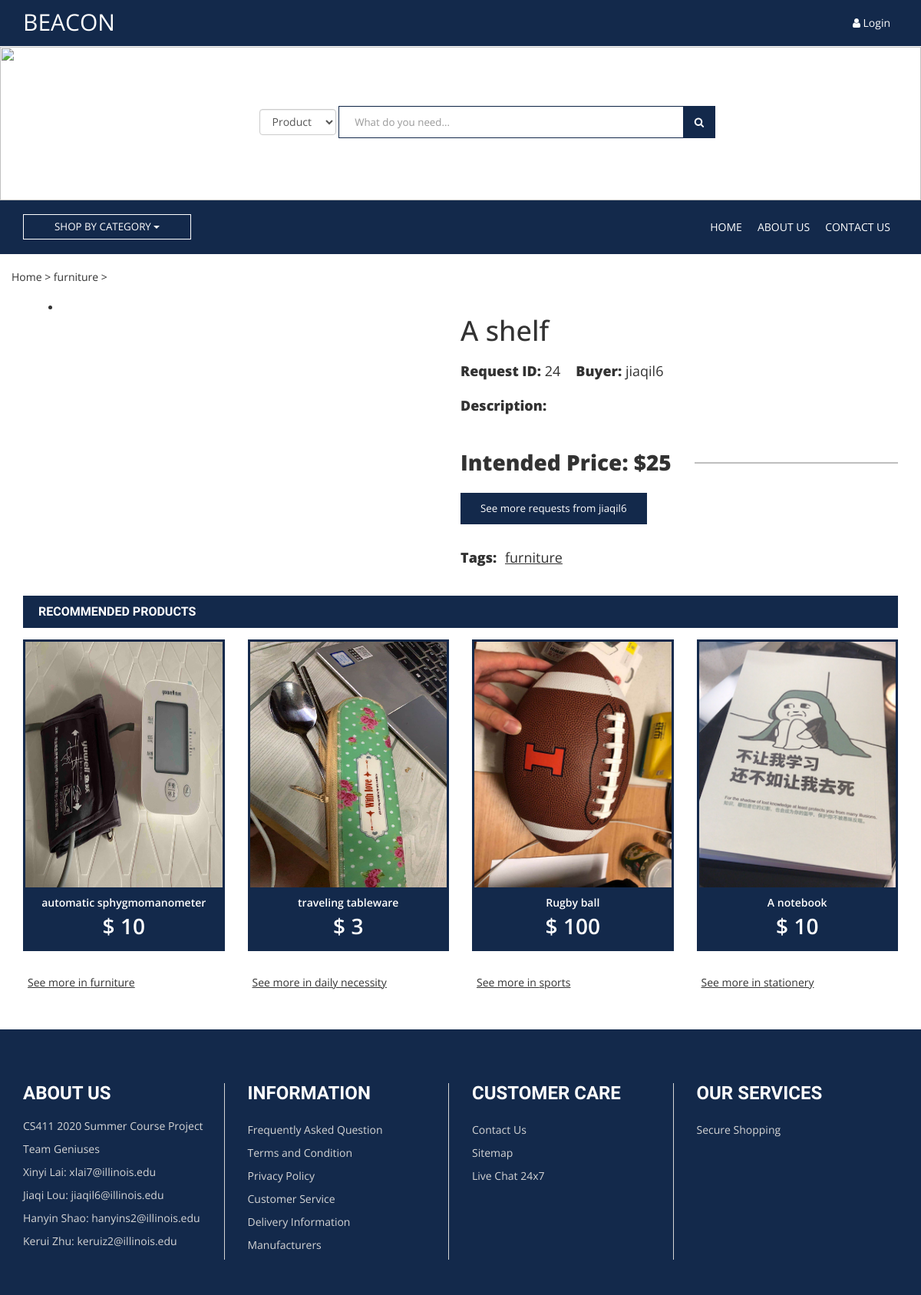
The page /single-product.php?Id=24 on the database its author committed.
### tables this page shows
CREATE TABLE `Requests` (
  `RequestId` int NOT NULL,
  `BuyerId` varchar(50) DEFAULT NULL,
  `ProductName` varchar(50) DEFAULT NULL,
  `Tag` varchar(50) DEFAULT NULL,
  `Description` varchar(500) DEFAULT NULL,
  `Image` varchar(100) DEFAULT NULL,
  `IntendedPrice` double DEFAULT NULL,
  `SaleId` int DEFAULT NULL,
  `DatePost` timestamp NOT NULL DEFAULT CURRENT_TIMESTAMP
);

CREATE TABLE `Sales` (
  `SaleId` int NOT NULL,
  `SellerId` varchar(50) DEFAULT NULL,
  `ProductName` varchar(50) DEFAULT NULL,
  `Tag` varchar(50) DEFAULT NULL,
  `Description` varchar(500) DEFAULT NULL,
  `Image` varchar(100) DEFAULT NULL,
  `IntendedPrice` double DEFAULT NULL,
  `OriginalPrice` double DEFAULT NULL,
  `Depreciation` int DEFAULT NULL,
  `IntendedBuyerId` varchar(50) DEFAULT NULL,
  `DatePost` timestamp NOT NULL DEFAULT CURRENT_TIMESTAMP
);

### single-product.php (the view, shortened to what this page needs)
<?php
    $curr_user = $_SESSION['curr_user'];
    $item_id=$_GET["Id"];
    $choosedb = $_GET["choosedb"];
    if (strlen($item_id) > 0) {
        $conn = connectDB();
        if ($choosedb == "Sales") {
            $sql = "SELECT * FROM Sales WHERE SaleId = $item_id";
            $result = $conn->query($sql);
            if ($result && $result->num_rows == 1) {
                $row = $result->fetch_assoc();
                $host_id = $row["SellerId"];
                $product_name = $row["ProductName"];
                $tag = $row["Tag"];
                $description = $row["Description"];
                $image = $row["Image"];
                $intendedPrice = $row["IntendedPrice"];
                $originalPrice = $row["OriginalPrice"];
                $depreciation = $row["Depreciation"];
            }
        } else {
            $sql = "SELECT * FROM Requests WHERE RequestId = $item_id";
            $result = $conn->query($sql);
            if ($result && $result->num_rows == 1) {
                $row = $result->fetch_assoc();
                $host_id = $row["BuyerId"];
                $product_name = $row["ProductName"];
                $tag = $row["Tag"];
                $description = $row["Description"];
                $image = $row["Image"];
                $intendedPrice = $row["IntendedPrice"];
            }
        }
    }
    else {
        echo "Wrong Url Parameter";
        exit;
    }
    $myfile = fopen("py/recommend.txt", "r") or die("Unable to open file!");
    $row = fgets($myfile);
    $topSaleTags = explode( ", ", explode(": ",$row)[1] );
    $tagFriends = array($tag);
    while(!feof($myfile)) {
        $row = fgets($myfile);
        $arr = explode(": ",$row);
        if ($tag == $arr[0]) {
            $friends = explode(", ",$arr[1]);
            $tagFriends = array_merge( $tagFriends, array_slice($friends, 0, -1) );
        }
    }
    for ($i=0; $i < 3; $i++) {
        if ( in_array($topSaleTags[$i], $tagFriends) ) {
            continue;
        }
        array_push($tagFriends, $topSaleTags[$i]);
    }
    $conn = connectDB();
    $productFriends = array();
    foreach ($tagFriends as $t) {
        $sql = "SELECT * FROM Sales WHERE Tag = '$t' AND SaleId <> '$item_id' AND IntendedBuyerId IS NULL ORDER BY SaleId DESC LIMIT 1";
        $result = $conn->query($sql);
        if ($result && $result->num_rows == 1) {
            $row = $result->fetch_assoc();
            $productFriends[] = $row;
        }
        else {
            $productFriends[] = null;
            $msg = "Error getting example product with tag ".$tag. " " . $sql . "<br>" . $conn->error;
        }
    }
?>
<!DOCTYPE HTML>
<html lang="en-US">
<head>
	<link rel="stylesheet" href="https://maxcdn.bootstrapcdn.com/bootstrap/3.3.6/css/bootstrap.min.css">
    <link rel="stylesheet" href="https://cdnjs.cloudflare.com/ajax/libs/font-awesome/4.6.3/css/font-awesome.css" type="text/css">
    <link rel="stylesheet" href="css/style-main.css">
    <link rel="stylesheet" href="css/responsive.css">
</head>
<body onload="load_related('','<?php echo $choosedb; ?>','','<?php echo $tag; ?>','<?php echo $item_id; ?>')">
    <div class="top-bar">
        <div class="container">
            <div class="row">
                <div class="col-md-6">
                    <a class="brand" href="index.php"><span class="webname" href="index.php">BEACON</span></a>
                </div>
                <div class="col-md-6">
                    <div class="action pull-right">
                        <ul>
                            <?php
                                if ($curr_user) {
                                    echo '<li><a href="myprofile.php"><i class="fa fa-user"></i> '.$curr_user.'</a></li>';
                                }else{
                                    echo '<li><a href="login.php"><i class="fa fa-user"></i> Login</a></li>';
                                }
                            ?>
                        </ul>
                    </div>
                </div>
            </div>
        </div>
    </div>
    <div class="header">
        <div class="container">
            <div class="row">
                <div class="col-md-3 col-sm-4">
                </div>
                <div class="col-md-7 col-sm-5">
                    <div class="search-form">
                        <form class="navbar-form" role="search">
                            <select id="choosedb" class="form-control">
                                <option selected="selected" value="Sales">Product</option>
                            </select>
                            <div class="form-group">
                                <input type="text"  onkeydown="entersearch()" id="search_box" class="form-control" placeholder="What do you need..."/>
                            </div>
                            <button type="button" class="btn" onclick="jump_to_search()"><i class="fa fa-search"></i></button>
                        </form>
                    </div>
                </div>
            </div>
        </div>
    </div>
    <div class="navigation">
        <nav class="navbar navbar-theme">
          <div class="container">
            <div class="shop-category nav navbar-nav navbar-left">
                <div class="btn-group">
                  <button type="button" class="btn btn-shop-category dropdown-toggle" data-toggle="dropdown" aria-haspopup="true" aria-expanded="false">
                    Shop By Category <span class="caret"></span>
                  </button>
                </div>
            </div>
            <div class="collapse navbar-collapse" id="navbar">
              <ul class="nav navbar-nav navbar-right">
                <li><a href="index.php">Home</a></li>
                <li><a href="#bottom_info">About Us</a></li>
                <li><a href="#bottom_info">Contact Us</a></li>
              </ul>
            </div>
          </div>
        </nav>
    </div>
    <div class="breadcumbs">
        <div class="container">
            <div class="row">
                <span>Home > </span>
                <span herf=""><?php echo $tag; ?> > </span>
            </div>
        </div>
    </div>
    <div class="short-description">
        <div class="container">
            <div class="row">
                <div class="col-md-6">
                    <div class="product-thumbnail">
                        <div class="col-md-1 col-sm-1 col-xs-1">
                        </div>
                        <div class="col-md-10 col-sm-10 col-xs-10">
                        <li class="active"><a href="<?php echo $image; ?>"><img src="<?php echo $image; ?>" alt=""></a></li>
                        </div>
                    </div>
                </div>
                <div class="col-md-6">
                    <h1 class="product-title"><?php echo $product_name; ?></h1>
                    <div class="product-info">
                    <?php
                        if ($choosedb == "Sales"){
                            echo '<span class="product-identity"><span class="strong-text">Product ID:</span> '.$item_id.'</span>';
                            echo '<span class="product-identity"><span class="strong-text">Seller:</span> '.$host_id.'</span></br></br>';
                        }else{
                            echo '<span class="product-identity"><span class="strong-text">Request ID:</span> '.$item_id.'</span>';
                            echo '<span class="product-identity"><span class="strong-text">Buyer:</span> '.$host_id.'</span></br></br>';
                        }
                    ?>
                        <span class="product-identity"><span class="strong-text">Description:</span> <?php echo $description; ?></span><br><br>
                    </div></br>
                    <div class="price">
                        <span>Intended Price: $<?php echo $intendedPrice; ?></span>
                    </div>
	    <p>
                        <button class="btn btn-theme" type="submit" onclick="window.location.href='search.php?search_item=&choosedb=<?php echo $choosedb; ?>&user_id=<?php echo $host_id;?>&tag='">See more <?php echo ($choosedb=="Sales") ? "products":"requests"; ?> from <?php echo $host_id; ?></button>
                    </p>
                    <div class="product-info">
                        <span class="product-identity" herf="">
                            <span class="strong-text">Tags:</span>
                            <button type="querybtn" style="border:none; background:none;" onclick="window.location.href='search.php?choosedb=<?php echo $choosedb; ?>&tag=<?php echo $tag;?>'" >
                                <u> <?php echo $tag; ?> </u>
                            </button>
                        </span>
                    </div>
                </div>
            </div>
        </div>
    </div>
    <div class="container">
        <div class="row">
            <div class="related-items">
                <ul class="nav nav-tabs nav-single-product-tabs">
                    <li class="active"><a href="#related">Recommended Products</a></li>
                </ul>
                <div class="tab-content">
                    <div class="tab-pane active" >
                    <?php for ($i=0; $i < count($tagFriends) ; $i++) { ?>
                        <div class="col-md-3 col-sm-4">
                            <div class="single-product">
                                <div class="product-block" id="product">
                                    <img src="<?php echo $productFriends[$i]['Image']; ?>" height="320px">
                                    <div class="related-product text-center">
                                        <p class="title"> <?php echo $productFriends[$i]['ProductName']; ?> </p>
                                        <p class="price"> $ <?php echo $productFriends[$i]['IntendedPrice']; ?> </p>
                                    </div>
                                </div>
                            </div>
                            <button type="querybtn" style="border:none; background:none;" onclick="window.location.href='search.php?choosedb=<?php echo $choosedb; ?>&tag=<?php echo $tagFriends[$i];?>'" >
                                <u> See more in <?php echo $tagFriends[$i]; ?> </u>
                            </button>
                        </div>
                    <?php } ?>
                    </div>
                </div>
            </div>
        </div>
    </div>
    <div class="footer">
        <div class="container">
            <div class="row">
                <div class="col-md-3 col-sm-3">
                    <div class="single-widget">
                        <h2 class="widget-title">About Us</h2>
                        <div class="widget-inner">
                            <p>CS411 2020 Summer Course Project </p>
                            <p>Team Geniuses</p>
                            <p>Xinyi Lai: xlai7@illinois.edu </p>
                            <p>Jiaqi Lou: jiaqil6@illinois.edu </p>
                            <p>Hanyin Shao: hanyins2@illinois.edu </p>
                            <p>Kerui Zhu: keruiz2@illinois.edu </p>
                        </div>
                    </div>
                </div>
                <div class="col-md-3 col-sm-3">
                    <div class="single-widget">
                        <h2 class="widget-title">Information</h2>
                        <div class="widget-inner">
                            <ul>
                                <li><a href="">Frequently Asked Question</a></li>
                                <li><a href="">Terms and Condition</a></li>
                                <li><a href="">Privacy Policy</a></li>
                                <li><a href="">Customer Service</a></li>
                                <li><a href="">Delivery Information</a></li>
                                <li><a href="">Manufacturers</a></li>
                            </ul>
                        </div>
                    </div>
                </div>
                <div class="col-md-3 col-sm-3">
                    <div class="single-widget">
                        <h2 class="widget-title">Customer Care</h2>
                        <div class="widget-inner">
                            <ul>
                                <li><a href="">Contact Us</a></li>
                                <li><a href="">Sitemap</a></li>
                                <li><a href="">Live Chat 24x7</a></li>
                            </ul>
                        </div>
                    </div>
                </div>
                <div class="col-md-3 col-sm-3">
                    <div class="single-widget">
                        <h2 class="widget-title">Our Services</h2>
                        <div class="widget-inner">
                            <ul>
                                <li><a href="">Secure Shopping</a></li>
                            </ul>
                        </div>
                    </div>
                </div>
            </div>
        </div>
    </div>
</body>
</html>

### rows shown on the page
requests: Tag "furniture", ProductName "A shelf", BuyerId "jiaqil6", IntendedPrice "25"
sales: Image (picture), ProductName "automatic sphygmomanometer", IntendedPrice "10", i "furniture"
sales: Image (picture), ProductName "traveling tableware", IntendedPrice "3", i "daily necessity"
sales: Image (picture), ProductName "Rugby ball", IntendedPrice "100", i "sports"
sales: Image (picture), ProductName "A notebook", IntendedPrice "10", i "stationery"

### other values the page prints
$item_id "24"
